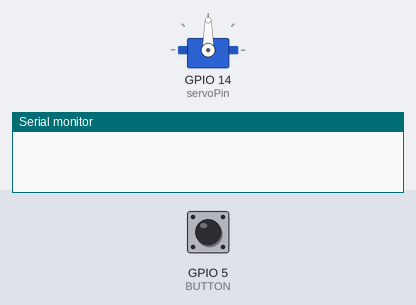
Recording of a sketch running on a simulated ESP32. On the bench: servo, the last lines printed to the serial monitor. The inputs (shaded band) are chosen by the test bench; at power-on: GPIO 5 (BUTTON) HIGH.

Above: at 1.2 s.
1.3 s: GPIO 5 (BUTTON) pulled LOW for 3.2 s
At 2.0 s:
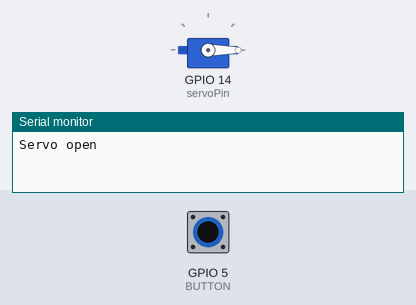
6.8 s: GPIO 5 (BUTTON) pulled LOW for 0.15 s
At 7.4 s:
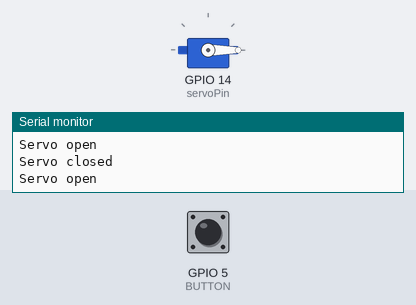
8.4 s: GPIO 5 (BUTTON) pulled LOW for 1 s
At 10.5 s:
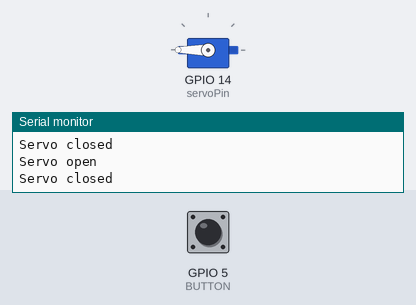
Timing chart, 0 to 12.0 s (numbered marks = the images above; inputs shaded):
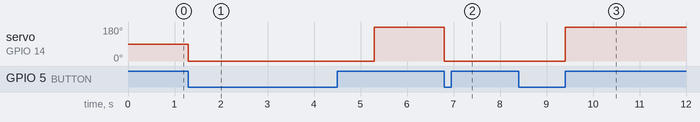

Measured:
- after the input at 1.3 s, servo on GPIO 14 (servoPin): 90° → 0° at once, → 180° 4.0 s later
- after the input at 6.8 s, servo on GPIO 14 (servoPin): 180° → 0° at once
- after the input at 8.4 s, servo on GPIO 14 (servoPin): 0° → 180° after 1.0 s

The sketch:

Reading_pushbutton_controlling_servo.ino
```cpp
#include <ESP32Servo.h>
#define BUTTON 5
Servo myservo;  // Create a Servo object
const int servoPin = 14;
bool barrier = false;
void setup() {
  Serial.begin(115200);
  pinMode(BUTTON, INPUT_PULLUP);
  myservo.attach(servoPin); // Attaches the servo on the specified pin
}
void loop() {
  if (!barrier) {
    if (!digitalRead(BUTTON)) {
      openServo();
      barrier = true;
      delay(1000);
    }
  }
  if (barrier) {
    if (!digitalRead(BUTTON)) {
      closeServo();
      barrier = false;
    }
  }
}

void openServo() {
  Serial.println("Servo open");
  myservo.write(0);
}
void closeServo() {
  delay(1000);
  Serial.println("Servo closed");
  myservo.write(180);
}
```
